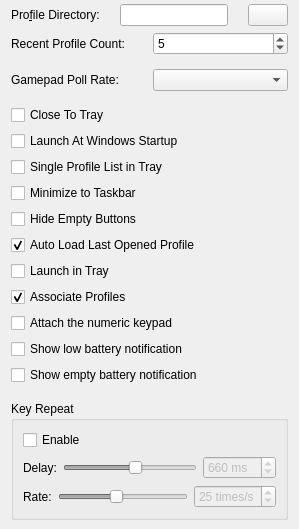
       <widget class="QWidget" name="General">
        <layout class="QVBoxLayout" name="verticalLayout_3">
         <property name="topMargin">
          <number>4</number>
         </property>
         <property name="bottomMargin">
          <number>9</number>
         </property>
         <item>
          <layout class="QHBoxLayout" name="horizontalLayout_3">
           <property name="spacing">
            <number>20</number>
           </property>
           <item>
            <widget class="QLabel" name="label_2">
             <property name="text">
              <string>Pro&amp;file Directory:</string>
             </property>
             <property name="buddy">
              <cstring>profileDefaultDirLineEdit</cstring>
             </property>
            </widget>
           </item>
           <item>
            <widget class="QLineEdit" name="profileDefaultDirLineEdit">
             <property name="toolTip">
              <string>&lt;html&gt;&lt;head/&gt;&lt;body&gt;&lt;p&gt;Specify the default directory that the program should use in file dialogs when loading a profile or saving a new profile.&lt;/p&gt;&lt;/body&gt;&lt;/html&gt;</string>
             </property>
             <property name="maxLength">
              <number>512</number>
             </property>
             <property name="frame">
              <bool>true</bool>
             </property>
             <property name="readOnly">
              <bool>false</bool>
             </property>
            </widget>
           </item>
           <item>
            <widget class="QPushButton" name="profileOpenDirPushButton">
             <property name="text">
              <string/>
             </property>
            </widget>
           </item>
          </layout>
         </item>
         <item>
          <layout class="QHBoxLayout" name="horizontalLayout_4">
           <item>
            <widget class="QLabel" name="label_3">
             <property name="text">
              <string>Recent Profile Count:</string>
             </property>
            </widget>
           </item>
           <item>
            <widget class="QSpinBox" name="numberRecentProfileSpinBox">
             <property name="toolTip">
              <string>&lt;html&gt;&lt;head/&gt;&lt;body&gt;&lt;p&gt;Number of profiles that can be placed in recent profile list. 0 will result in the program not enforcing a limit on the number of profiles displayed.&lt;/p&gt;&lt;/body&gt;&lt;/html&gt;</string>
             </property>
             <property name="maximum">
              <number>100</number>
             </property>
             <property name="value">
              <number>5</number>
             </property>
            </widget>
           </item>
          </layout>
         </item>
         <item>
          <spacer name="verticalSpacer_4">
           <property name="orientation">
            <enum>Qt::Orientation::Vertical</enum>
           </property>
           <property name="sizeType">
            <enum>QSizePolicy::Policy::Fixed</enum>
           </property>
           <property name="sizeHint" stdset="0">
            <size>
             <width>20</width>
             <height>8</height>
            </size>
           </property>
          </spacer>
         </item>
         <item>
          <layout class="QHBoxLayout" name="horizontalLayout_12">
           <property name="bottomMargin">
            <number>8</number>
           </property>
           <item>
            <widget class="QLabel" name="gamepadPollRateLabel">
             <property name="text">
              <string>Gamepad Poll Rate:</string>
             </property>
            </widget>
           </item>
           <item>
            <widget class="QComboBox" name="gamepadPollRateComboBox">
             <property name="toolTip">
              <string>Change the poll rate that the program uses to discover new
events from gamepads. Defaults to 10 ms.

Reducing the poll rate value could cause the application to
use more CPU power so please test the setting that you use
before using AntiMicroX-Delta unattended.</string>
             </property>
            </widget>
           </item>
          </layout>
         </item>
         <item>
          <widget class="QCheckBox" name="closeToTrayCheckBox">
           <property name="toolTip">
            <string>Hide main window when the main window close button is
clicked instead of quitting the program.</string>
           </property>
           <property name="text">
            <string>Close To Tray</string>
           </property>
          </widget>
         </item>
         <item>
          <widget class="QCheckBox" name="launchAtWinStartupCheckBox">
           <property name="toolTip">
            <string>Have Windows start AntiMicroX-Delta at system startup.</string>
           </property>
           <property name="text">
            <string>Launch At Windows Startup</string>
           </property>
          </widget>
         </item>
         <item>
          <widget class="QCheckBox" name="traySingleProfileListCheckBox">
           <property name="toolTip">
            <string>Display recent profiles for all controllers
as a single list in the tray menu. Defaults
to using sub-menus.</string>
           </property>
           <property name="text">
            <string>Single Profile List in Tray</string>
           </property>
          </widget>
         </item>
         <item>
          <widget class="QCheckBox" name="minimizeTaskbarCheckBox">
           <property name="toolTip">
            <string>Have the program minimize to the taskbar.
By default, the program minimizes to the system
tray if available.</string>
           </property>
           <property name="text">
            <string>Minimize to Taskbar</string>
           </property>
          </widget>
         </item>
         <item>
          <widget class="QCheckBox" name="hideEmptyCheckBox">
           <property name="toolTip">
            <string>This option will cause the program to hide all
buttons that have no slots assigned to them.
The Quick Set dialog window will have to be used
to bring up the edit dialog for gamepad buttons.</string>
           </property>
           <property name="text">
            <string>Hide Empty Buttons</string>
           </property>
          </widget>
         </item>
         <item>
          <widget class="QCheckBox" name="autoLoadPreviousCheckBox">
           <property name="toolTip">
            <string>When the program is launched, open the last
known profile that was opened during the
previous session.</string>
           </property>
           <property name="text">
            <string>Auto Load Last Opened Profile</string>
           </property>
           <property name="checked">
            <bool>true</bool>
           </property>
          </widget>
         </item>
         <item>
          <widget class="QCheckBox" name="launchInTrayCheckBox">
           <property name="toolTip">
            <string>Only show the system tray icon when the program
first launches.</string>
           </property>
           <property name="text">
            <string>Launch in Tray</string>
           </property>
          </widget>
         </item>
         <item>
          <widget class="QCheckBox" name="associateProfilesCheckBox">
           <property name="toolTip">
            <string>Associate .amgp files with AntiMicroX-Delta in Windows Explorer.</string>
           </property>
           <property name="text">
            <string>Associate Profiles</string>
           </property>
           <property name="checked">
            <bool>true</bool>
           </property>
          </widget>
         </item>
         <item>
          <widget class="QCheckBox" name="attachNumKeypadCheckbox">
           <property name="toolTip">
            <string>Remember, it won't work if you don't have such keypad connected to computer or if it's not embedded like in desktop PCs</string>
           </property>
           <property name="toolTipDuration">
            <number>-1</number>
           </property>
           <property name="text">
            <string>Attach the numeric keypad</string>
           </property>
          </widget>
         </item>
         <item>
          <widget class="QCheckBox" name="showLowBatteryNotification">
           <property name="text">
            <string>Show low battery notification</string>
           </property>
          </widget>
         </item>
         <item>
          <widget class="QCheckBox" name="showEmptyBatteryNotification">
           <property name="text">
            <string>Show empty battery notification</string>
           </property>
          </widget>
         </item>
         <item>
          <spacer name="verticalSpacer">
           <property name="orientation">
            <enum>Qt::Orientation::Vertical</enum>
           </property>
           <property name="sizeType">
            <enum>QSizePolicy::Policy::Minimum</enum>
           </property>
           <property name="sizeHint" stdset="0">
            <size>
             <width>20</width>
             <height>10</height>
            </size>
           </property>
          </spacer>
         </item>
         <item>
          <widget class="QGroupBox" name="keyRepeatGroupBox">
           <property name="title">
            <string>Key Repeat</string>
           </property>
           <layout class="QVBoxLayout" name="verticalLayout_6">
            <item>
             <widget class="QCheckBox" name="keyRepeatEnableCheckBox">
              <property name="toolTip">
               <string>Active keys will be repeatedly pressed when this
option is enabled.</string>
              </property>
              <property name="text">
               <string>Enable</string>
              </property>
             </widget>
            </item>
            <item>
             <layout class="QHBoxLayout" name="horizontalLayout_8">
              <item>
               <widget class="QLabel" name="label_4">
                <property name="text">
                 <string>Delay:</string>
                </property>
               </widget>
              </item>
              <item>
               <widget class="QSlider" name="keyDelayHorizontalSlider">
                <property name="enabled">
                 <bool>false</bool>
                </property>
                <property name="toolTip">
                 <string>Specifies how much time should elapse before key repeating
begins.</string>
                </property>
                <property name="minimum">
                 <number>250</number>
                </property>
                <property name="maximum">
                 <number>1000</number>
                </property>
                <property name="singleStep">
                 <number>10</number>
                </property>
                <property name="pageStep">
                 <number>100</number>
                </property>
                <property name="value">
                 <number>660</number>
                </property>
                <property name="orientation">
                 <enum>Qt::Orientation::Horizontal</enum>
                </property>
                <property name="tickPosition">
                 <enum>QSlider::TickPosition::NoTicks</enum>
                </property>
               </widget>
              </item>
              <item>
               <widget class="QSpinBox" name="keyDelaySpinBox">
                <property name="enabled">
                 <bool>false</bool>
                </property>
                <property name="suffix">
                 <string> ms</string>
                </property>
                <property name="minimum">
                 <number>250</number>
                </property>
                <property name="maximum">
                 <number>1000</number>
                </property>
                <property name="singleStep">
                 <number>100</number>
                </property>
                <property name="value">
                 <number>660</number>
                </property>
               </widget>
              </item>
             </layout>
            </item>
            <item>
             <layout class="QHBoxLayout" name="horizontalLayout_9">
              <item>
               <widget class="QLabel" name="label_5">
                <property name="text">
                 <string>Rate:</string>
                </property>
               </widget>
              </item>
              <item>
               <widget class="QSlider" name="keyRateHorizontalSlider">
                <property name="enabled">
                 <bool>false</bool>
                </property>
                <property name="toolTip">
                 <string>Specifies how many times key presses will be performed
per seconds.</string>
                </property>
                <property name="minimum">
                 <number>5</number>
                </property>
                <property name="maximum">
                 <number>50</number>
                </property>
                <property name="value">
                 <number>25</number>
                </property>
                <property name="orientation">
                 <enum>Qt::Orientation::Horizontal</enum>
                </property>
                <property name="tickPosition">
                 <enum>QSlider::TickPosition::NoTicks</enum>
                </property>
               </widget>
              </item>
              <item>
               <widget class="QSpinBox" name="keyRateSpinBox">
                <property name="enabled">
                 <bool>false</bool>
                </property>
                <property name="suffix">
                 <string> times/s</string>
                </property>
                <property name="minimum">
                 <number>5</number>
                </property>
                <property name="maximum">
                 <number>50</number>
                </property>
                <property name="value">
                 <number>25</number>
                </property>
               </widget>
              </item>
             </layout>
            </item>
           </layout>
          </widget>
         </item>
        </layout>
       </widget>
